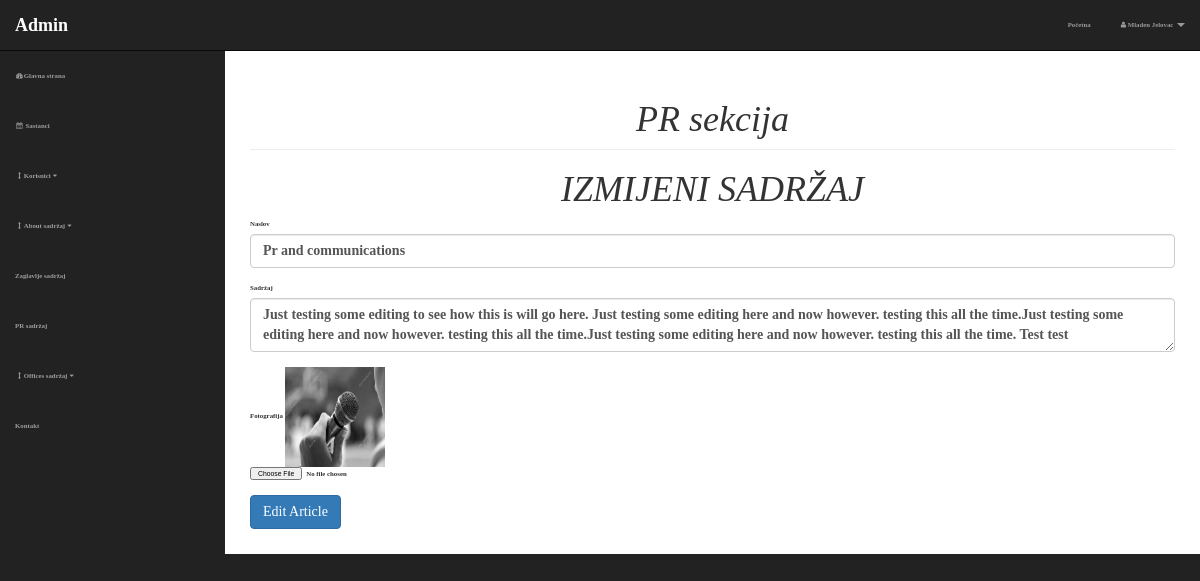
Screenshot of /admin/pr.php?option=edit&pr_id=1 (signed in) with the database file from the repository.
### tables this page shows
CREATE TABLE `pr` (
  `pr_id` int(3) NOT NULL,
  `pr_title` varchar(255) NOT NULL,
  `pr_content` varchar(1200) NOT NULL,
  `pr_image` text NOT NULL
);

### admin/includes/edit-pr.php (the view, shortened to what this page needs)
 <?php
     if(isset($_GET['pr_id'])){
        $get_pr_id = $_GET['pr_id'];
     }
     $query = "SELECT * FROM pr WHERE pr_id = $get_pr_id";
     $select = mysqli_query($connection, $query);
    while($row = mysqli_fetch_assoc($select)){
        $pr_title = $row['pr_title'];
        $pr_content = $row['pr_content'];
        $pr_image = $row['pr_image'];
   }
 ?>
   <form action="" method="post" enctype="multipart/form-data">
   <h1 class="text-center">IZMIJENI SADRŽAJ</h1>
    <div class="form-group">
        <label for="pr_title">Naslov</label>
        <input value="<?php echo $pr_title; ?>" type="text" name="pr_title" class="form-control">
    </div>
    <div class="form-group">
        <label for="pr_content">Sadržaj</label>
        <textarea name="pr_content" id="pr_content" class="form-control"><?php echo $pr_content; ?></textarea>
    </div>
    <div class="form-group">
        <label for="pr_image">Fotografija</label>
        <img src="../img/<?php echo $pr_image; ?>" width="100" height="100">
        <input type="file" name="new_pr_image">
    </div>
    <div class="form-group">
        <input type="submit"  name="edit_article" value="Edit Article" class="btn btn-primary">
    </div>
</form>

### admin/css/sb-admin.css (style rules this page uses)
body { margin-top: 100px; background-color: #222; }
@media (min-width:768px) { body { margin-top: 50px; } }

### style/style.css (style rules this page uses)
:root { --color-primary: rgba(31,31,31); --color-secondary: rgba(255,198,39); }
* { padding: 0; margin: 0; box-sizing: border-box; }
body { font-family: 'Montserrat Regular', fira-sans; font-size: 68%; font-weight: bold; }
h1 { font-family: 'Montserrat Black', fira-sans; font-style: italic; }

### admin/includes/header.php (style rules this page uses)
body, .not_shown { visibility: hidden; }

### rows the page displays
pr: pr_title "Pr and communications", pr_content "Just testing some editing to see how this is will go here. Just testing some editing here and now however. testing this all the time.Just testing some editing here and now however. testing this all the time.Just testing some editing here and now however. testing this all the time. Test test", pr_image (picture)

### other values shown
$_SESSION['firstname'] "Mladen"
$_SESSION['lastname'] "Jelovac"
